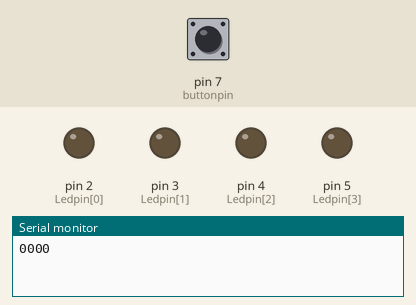
This sketch was run on a simulated Arduino Uno, built with avr-gcc and run on an emulated ATmega328P. On the bench: output pins drawn as LEDs (lit = HIGH), the last lines printed to the serial monitor. The inputs (shaded band) are chosen by the test bench; at power-on: pin 7 (buttonpin) LOW.

Above: at 0.1 s.
At 5.1 s:
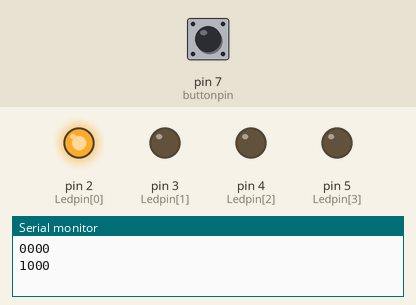
At 10.1 s:
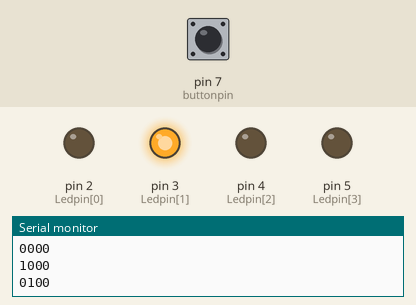
At 15.1 s:
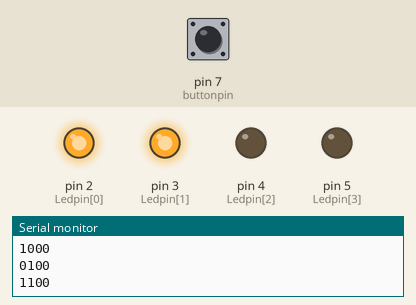
At 25.1 s:
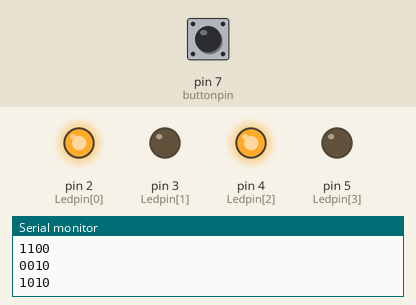
At 35.1 s:
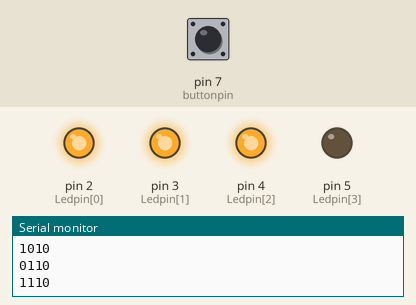
Timing chart, 0 to 36.6 s (numbered marks = the images above):
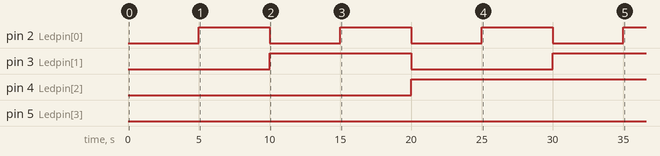

The sketch:

Binary_counter_with_LED2.ino
```cpp
const int Ledpin[]={2,3,4,5};
const int buttonpin = 7;
int lastbutton_state;
int  buttonstate;
int binarystate = LOW;

//long bitvalue;

void setup() {
  // put your setup code here, to run once:  // the void setup is use to initilize
  for (int i = 0; i<4; i++){                 // the loop
    pinMode(Ledpin[i], OUTPUT);
    pinMode(buttonpin, INPUT);
  }
  lastbutton_state = digitalRead(buttonpin);
  Serial.begin(9600);


}


void loop(){
  buttonState();
  for (int decimalValue = 0; decimalValue<15; decimalValue++){
    binaryValue(decimalValue);
    //Serial.print(bitvalue);
    delay(5000);
  }


}

void binaryValue(int decimalValue){ // this is a function to convert to decimal to binary
  for (int i = 0; i < 4; i++ ){
    int bitvalue = (decimalValue >> i)& 1 ;
    digitalWrite(Ledpin[i], bitvalue);
    Serial.print(bitvalue);
  }
  Serial.println();
}
void buttonState(){
  int lastbutton_state = digitalRead(buttonpin);
  if (buttonstate!= lastbutton_state ){
    lastbutton_state = buttonstate;
    if (buttonstate == LOW){
      if (binarystate==HIGH){
        binarystate = LOW;
      }
      else{
        binarystate = HIGH;
      }
       digitalWrite(Ledpin, binarystate);
    }
  }

}
```

Measured:
- by itself, pin 2 (Ledpin[0]): alternates HIGH for 5.0 s and LOW for 5.0 s
- by itself, pin 3 (Ledpin[1]): LOW → HIGH at 10.0 s, → LOW 10.0 s later, → HIGH 10.0 s later
- by itself, pin 4 (Ledpin[2]): LOW → HIGH at 20.0 s
